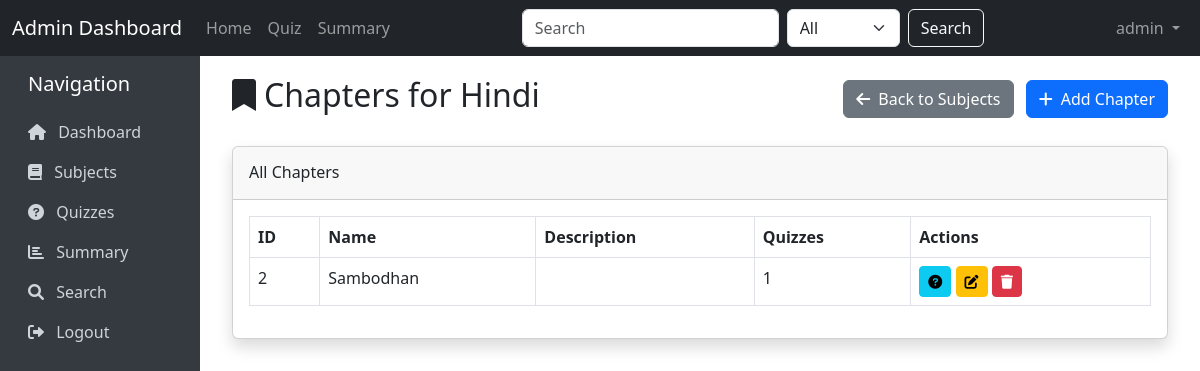
The app's page /chapters/2 (signed in) with its own data.
### models/model.py (models this page shows)
class User(db.Model):
    __tablename__ = 'user'
    user_id = db.Column(db.Integer, primary_key=True)
    username = db.Column(db.String(20), unique=True, nullable=False)
    password = db.Column(db.String(100), nullable=False)
    full_name = db.Column(db.String(30), nullable=False)
    qualification = db.Column(db.String(20), nullable=False)
    dob = db.Column(db.Date, nullable=False)
    email = db.Column(db.String(30), unique=True, nullable=False)
    phone = db.Column(db.String(10), nullable=False)
    address = db.Column(db.String(25), nullable=False)
    status = db.Column(db.String(10), default='active')
    is_admin = db.Column(db.Boolean, default=False)
    scores = db.relationship('Scores', backref='user', lazy=True)

class Subject(db.Model):
    __tablename__ = 'subject'
    subject_id = db.Column(db.Integer, primary_key=True)
    name = db.Column(db.String(20), nullable=False)
    description = db.Column(db.String(40))
    chapters = db.relationship('Chapter', backref='subject', lazy=True, cascade="all, delete-orphan")

class Chapter(db.Model):
    __tablename__ = 'chapter'
    chapter_id = db.Column(db.Integer, primary_key=True)
    chapter_name = db.Column(db.String(20), nullable=False)
    subject_id = db.Column(db.Integer, db.ForeignKey('subject.subject_id'), nullable=False)
    description = db.Column(db.String(40))
    quizzes = db.relationship('Quiz', backref='chapter', lazy=True, cascade="all, delete-orphan")

### controllers/controller.py (the view, shortened to what this page needs)
@app.route('/chapters/<int:subject_id>', methods=['GET', 'POST'])
@admin_required
def chapters(subject_id):
    subject = Subject.query.get_or_404(subject_id)
    return render_template('chapters.htm', subject=subject, chapters=subject.chapters)

### controllers/controller.py (called while the page is built)
def current_user():
    user_id = session.get('user_id')
    if user_id:
        return User.query.get(user_id)
    return None

@app.context_processor
def inject_current_user():
    return dict(current_user=current_user())

def admin_required(f):
    @wraps(f)
    def decorated_function(*args, **kwargs):
        user = current_user()
        if not user or not user.is_admin:
            flash('Admin access required.', 'danger')
            return redirect(url_for('login'))
        return f(*args, **kwargs)
    return decorated_function

### templates/chapters.htm (shortened to what this page needs)
{% extends 'base.htm' %}
{% block content %}
<div class="container-fluid">
    <div class="d-flex justify-content-between align-items-center mb-4">
        <h2><i class="fas fa-bookmark me-2"></i>Chapters for {{ subject.name }}</h2>
        <div>
            <a href="{{ url_for('subjects') }}" class="btn btn-secondary me-2">
                <i class="fas fa-arrow-left me-2"></i>Back to Subjects
            </a>
            <button type="button" class="btn btn-primary" data-bs-toggle="modal" data-bs-target="#addChapterModal">
                <i class="fas fa-plus me-2"></i>Add Chapter
            </button>
        </div>
    </div>
    <div class="card shadow mb-4">
        <div class="card-header py-3">
            <h6 class="m-0 font-weight-bold">All Chapters</h6>
        </div>
        <div class="card-body">
            {% if chapters %}
            <div class="table-responsive">
                <table class="table table-bordered" id="chaptersTable">
                    <thead>
                        <tr>
                            <th>ID</th>
                            <th>Name</th>
                            <th>Description</th>
                            <th>Quizzes</th>
                            <th>Actions</th>
                        </tr>
                    </thead>
                    <tbody>
                        {% for chapter in chapters %}
                        <tr>
                            <td>{{ chapter.chapter_id }}</td>
                            <td>{{ chapter.chapter_name }}</td>
                            <td>{{ chapter.description }}</td>
                            <td>{{ chapter.quizzes|length }}</td>
                            <td>
                                <a href="{{ url_for('chapter_quizzes', chapter_id=chapter.chapter_id) }}" class="btn btn-sm btn-info" title="View Quizzes">
                                    <i class="fas fa-question-circle"></i>
                                </a>
                                <a href="{{ url_for('edit_chapter', chapter_id=chapter.chapter_id) }}" class="btn btn-sm btn-warning" title="Edit">
                                    <i class="fas fa-edit"></i>
                                </a>
                                <a href="{{ url_for('delete_chapter', chapter_id=chapter.chapter_id) }}" class="btn btn-sm btn-danger"
                                   onclick="return confirm('Are you sure you want to delete this chapter? This will delete all associated quizzes.')" title="Delete">
                                    <i class="fas fa-trash"></i>
                                </a>
                            </td>
                        </tr>
                        {% endfor %}
                    </tbody>
                </table>
            </div>
            {% endif %}
        </div>
    </div>
</div>
{% endblock %}

### templates/base.htm (shortened to what this page needs)
<!DOCTYPE html>
<html lang="en">
<head>
    <link href="https://cdn.jsdelivr.net/npm/bootstrap@5.3.0-alpha1/dist/css/bootstrap.min.css" rel="stylesheet">
    <link rel="stylesheet" href="https://cdnjs.cloudflare.com/ajax/libs/font-awesome/6.0.0/css/all.min.css">
</head>
<body>
    <nav class="navbar navbar-expand-lg navbar-dark bg-dark">
        <div class="container-fluid">
            <a class="navbar-brand" href="{{ url_for('dashboard') }}">Admin Dashboard</a>
            <div class="collapse navbar-collapse" id="navbarSupportedContent">
                <ul class="navbar-nav me-auto mb-2 mb-lg-0">
                    <li class="nav-item">
                        <a class="nav-link {% if request.endpoint == 'dashboard' %}active{% endif %}" href="{{ url_for('dashboard') }}">Home</a>
                    </li>
                    <li class="nav-item">
                        <a class="nav-link {% if request.endpoint == 'quizzes' %}active{% endif %}" href="{{ url_for('quizzes') }}">Quiz</a>
                    </li>
                    <li class="nav-item">
                        <a class="nav-link {% if request.endpoint == 'summary' %}active{% endif %}" href="{{ url_for('summary') }}">Summary</a>
                    </li>
                </ul>
                <form class="d-flex" action="{{ url_for('search') }}" method="get">
                    <input class="form-control me-2" type="search" name="query" placeholder="Search" required>
                    <select class="form-select me-2" name="category" style="width: auto;">
                        <option value="all">All</option>
                    </select>
                    <button class="btn btn-outline-light" type="submit">Search</button>
                </form>
                {% if session.get('user_id') %}
                <ul class="navbar-nav ms-auto">
                    <li class="nav-item dropdown">
                        <a class="nav-link dropdown-toggle" href="#" id="navbarDropdown" role="button" data-bs-toggle="dropdown">
                            {{ session.get('username') }}
                        </a>
                    </li>
                </ul>
                {% endif %}
            </div>
        </div>
    </nav>
    <div class="container-fluid">
        <div class="row">
            {% if session.get('user_id') %}
            <div class="col-md-2 sidebar py-3">
                <h5 class="mb-3 ps-3">Navigation</h5>
                <a href="{{ url_for('dashboard') }}" class="{% if request.endpoint == 'dashboard' %}active{% endif %}">
                    <i class="fas fa-home me-2"></i> Dashboard
                </a>
                <a href="{{ url_for('subjects') }}" class="{% if request.endpoint == 'subjects' %}active{% endif %}">
                    <i class="fas fa-book me-2"></i> Subjects
                </a>
                <a href="{{ url_for('quizzes') }}" class="{% if request.endpoint == 'quizzes' %}active{% endif %}">
                    <i class="fas fa-question-circle me-2"></i> Quizzes
                </a>
                <a href="{{ url_for('summary') }}" class="{% if request.endpoint == 'summary' %}active{% endif %}">
                    <i class="fas fa-chart-bar me-2"></i> Summary
                </a>
                <a href="{{ url_for('search') }}" class="{% if request.endpoint == 'search' %}active{% endif %}">
                    <i class="fas fa-search me-2"></i> Search
                </a>
                <a href="{{ url_for('logout') }}">
                    <i class="fas fa-sign-out-alt me-2"></i> Logout
                </a>
            </div>
            <div class="col-md-10 content">
            {% else %}
            <div class="col-md-12 content">
            {% endif %}
                {% block content %}{% endblock %}
            </div>
        </div>
    </div>
</body>
</html>

### templates/base.htm (style rules this page uses)
.sidebar { min-height: calc(100vh - 56px); background-color: #343a40; color: white; }
.sidebar a { color: #ced4da; text-decoration: none; display: block; padding: 0.5rem 1rem; }
.content { padding: 20px; }

### records on screen
User: get "admin"
Subject: name "Hindi"
Chapter: chapter_id "2", chapter_name "Sambodhan", quizzes|length "1"
